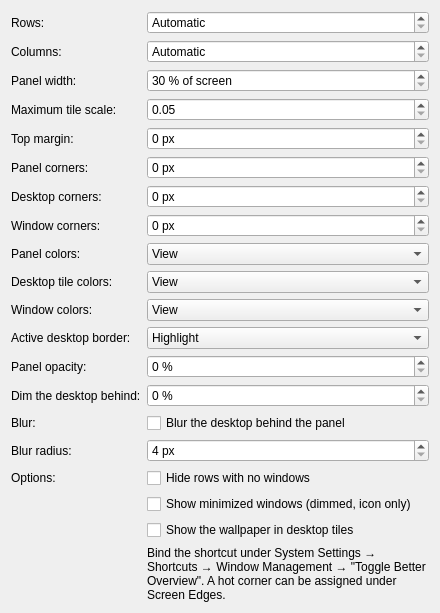
<?xml version="1.0" encoding="UTF-8"?>
<ui version="4.0">
 <class>BetterOverviewEffectConfig</class>
 <widget class="QWidget" name="BetterOverviewEffectConfig">
  <property name="minimumSize">
   <size>
    <width>440</width>
    <height>300</height>
   </size>
  </property>
  <layout class="QFormLayout" name="formLayout">
   <item row="0" column="0">
    <widget class="QLabel" name="label_Rows">
     <property name="text">
      <string>Rows:</string>
     </property>
    </widget>
   </item>
   <item row="0" column="1">
    <widget class="QSpinBox" name="kcfg_Rows">
     <property name="minimum">
      <number>0</number>
     </property>
     <property name="maximum">
      <number>20</number>
     </property>
     <property name="specialValueText">
      <string>Automatic</string>
     </property>
    </widget>
   </item>
   <item row="1" column="0">
    <widget class="QLabel" name="label_Columns">
     <property name="text">
      <string>Columns:</string>
     </property>
    </widget>
   </item>
   <item row="1" column="1">
    <widget class="QSpinBox" name="kcfg_Columns">
     <property name="minimum">
      <number>0</number>
     </property>
     <property name="maximum">
      <number>20</number>
     </property>
     <property name="specialValueText">
      <string>Automatic</string>
     </property>
    </widget>
   </item>
   <item row="2" column="0">
    <widget class="QLabel" name="label_PanelWidth">
     <property name="text">
      <string>Panel width:</string>
     </property>
    </widget>
   </item>
   <item row="2" column="1">
    <widget class="QSpinBox" name="kcfg_PanelWidth">
     <property name="minimum">
      <number>30</number>
     </property>
     <property name="maximum">
      <number>100</number>
     </property>
     <property name="suffix">
      <string> % of screen</string>
     </property>
     <property name="singleStep">
      <number>2</number>
     </property>
    </widget>
   </item>
   <item row="3" column="0">
    <widget class="QLabel" name="label_MaxScale">
     <property name="text">
      <string>Maximum tile scale:</string>
     </property>
    </widget>
   </item>
   <item row="3" column="1">
    <widget class="QDoubleSpinBox" name="kcfg_MaxScale">
     <property name="decimals">
      <number>2</number>
     </property>
     <property name="minimum">
      <double>0.05</double>
     </property>
     <property name="maximum">
      <double>1.0</double>
     </property>
     <property name="singleStep">
      <double>0.05</double>
     </property>
    </widget>
   </item>
   <item row="4" column="0">
    <widget class="QLabel" name="label_TopMargin">
     <property name="text">
      <string>Top margin:</string>
     </property>
    </widget>
   </item>
   <item row="4" column="1">
    <widget class="QSpinBox" name="kcfg_TopMargin">
     <property name="minimum">
      <number>0</number>
     </property>
     <property name="maximum">
      <number>4000</number>
     </property>
     <property name="suffix">
      <string> px</string>
     </property>
     <property name="singleStep">
      <number>10</number>
     </property>
    </widget>
   </item>
   <item row="5" column="0">
    <widget class="QLabel" name="label_PanelRadius">
     <property name="text">
      <string>Panel corners:</string>
     </property>
    </widget>
   </item>
   <item row="5" column="1">
    <widget class="QSpinBox" name="kcfg_PanelRadius">
     <property name="minimum">
      <number>0</number>
     </property>
     <property name="maximum">
      <number>64</number>
     </property>
     <property name="suffix">
      <string> px</string>
     </property>
    </widget>
   </item>
   <item row="6" column="0">
    <widget class="QLabel" name="label_TileRadius">
     <property name="text">
      <string>Desktop corners:</string>
     </property>
     <property name="toolTip">
      <string>In screen pixels; shrinks with the tiles like everything else in them.</string>
     </property>
    </widget>
   </item>
   <item row="6" column="1">
    <widget class="QSpinBox" name="kcfg_TileRadius">
     <property name="minimum">
      <number>0</number>
     </property>
     <property name="maximum">
      <number>64</number>
     </property>
     <property name="suffix">
      <string> px</string>
     </property>
     <property name="toolTip">
      <string>In screen pixels; shrinks with the tiles like everything else in them.</string>
     </property>
    </widget>
   </item>
   <item row="7" column="0">
    <widget class="QLabel" name="label_WindowRadius">
     <property name="text">
      <string>Window corners:</string>
     </property>
     <property name="toolTip">
      <string>In screen pixels; shrinks with the tiles like everything else in them.</string>
     </property>
    </widget>
   </item>
   <item row="7" column="1">
    <widget class="QSpinBox" name="kcfg_WindowRadius">
     <property name="minimum">
      <number>0</number>
     </property>
     <property name="maximum">
      <number>64</number>
     </property>
     <property name="suffix">
      <string> px</string>
     </property>
     <property name="toolTip">
      <string>In screen pixels; shrinks with the tiles like everything else in them.</string>
     </property>
    </widget>
   </item>
   <item row="8" column="0">
    <widget class="QLabel" name="label_PanelColorSet">
     <property name="text">
      <string>Panel colors:</string>
     </property>
    </widget>
   </item>
   <item row="8" column="1">
    <widget class="QComboBox" name="kcfg_PanelColorSet">
     <item>
      <property name="text">
       <string>View</string>
      </property>
     </item>
     <item>
      <property name="text">
       <string>Window</string>
      </property>
     </item>
     <item>
      <property name="text">
       <string>Button</string>
      </property>
     </item>
     <item>
      <property name="text">
       <string>Tooltip</string>
      </property>
     </item>
     <item>
      <property name="text">
       <string>Complementary</string>
      </property>
     </item>
     <item>
      <property name="text">
       <string>Header</string>
      </property>
     </item>
    </widget>
   </item>
   <item row="9" column="0">
    <widget class="QLabel" name="label_TileColorSet">
     <property name="text">
      <string>Desktop tile colors:</string>
     </property>
    </widget>
   </item>
   <item row="9" column="1">
    <widget class="QComboBox" name="kcfg_TileColorSet">
     <item>
      <property name="text">
       <string>View</string>
      </property>
     </item>
     <item>
      <property name="text">
       <string>Window</string>
      </property>
     </item>
     <item>
      <property name="text">
       <string>Button</string>
      </property>
     </item>
     <item>
      <property name="text">
       <string>Tooltip</string>
      </property>
     </item>
     <item>
      <property name="text">
       <string>Complementary</string>
      </property>
     </item>
     <item>
      <property name="text">
       <string>Header</string>
      </property>
     </item>
    </widget>
   </item>
   <item row="10" column="0">
    <widget class="QLabel" name="label_WindowColorSet">
     <property name="text">
      <string>Window colors:</string>
     </property>
    </widget>
   </item>
   <item row="10" column="1">
    <widget class="QComboBox" name="kcfg_WindowColorSet">
     <item>
      <property name="text">
       <string>View</string>
      </property>
     </item>
     <item>
      <property name="text">
       <string>Window</string>
      </property>
     </item>
     <item>
      <property name="text">
       <string>Button</string>
      </property>
     </item>
     <item>
      <property name="text">
       <string>Tooltip</string>
      </property>
     </item>
     <item>
      <property name="text">
       <string>Complementary</string>
      </property>
     </item>
     <item>
      <property name="text">
       <string>Header</string>
      </property>
     </item>
    </widget>
   </item>
   <item row="11" column="0">
    <widget class="QLabel" name="label_ActiveBorderColor">
     <property name="text">
      <string>Active desktop border:</string>
     </property>
    </widget>
   </item>
   <item row="11" column="1">
    <widget class="QComboBox" name="kcfg_ActiveBorderColor">
     <item>
      <property name="text">
       <string>Highlight</string>
      </property>
     </item>
     <item>
      <property name="text">
       <string>Focus</string>
      </property>
     </item>
     <item>
      <property name="text">
       <string>Link</string>
      </property>
     </item>
     <item>
      <property name="text">
       <string>Text</string>
      </property>
     </item>
    </widget>
   </item>
   <item row="12" column="0">
    <widget class="QLabel" name="label_PanelOpacity">
     <property name="text">
      <string>Panel opacity:</string>
     </property>
    </widget>
   </item>
   <item row="12" column="1">
    <widget class="QSpinBox" name="kcfg_PanelOpacity">
     <property name="minimum">
      <number>0</number>
     </property>
     <property name="maximum">
      <number>100</number>
     </property>
     <property name="suffix">
      <string> %</string>
     </property>
     <property name="singleStep">
      <number>5</number>
     </property>
    </widget>
   </item>
   <item row="13" column="0">
    <widget class="QLabel" name="label_BackdropDim">
     <property name="text">
      <string>Dim the desktop behind:</string>
     </property>
    </widget>
   </item>
   <item row="13" column="1">
    <widget class="QSpinBox" name="kcfg_BackdropDim">
     <property name="minimum">
      <number>0</number>
     </property>
     <property name="maximum">
      <number>100</number>
     </property>
     <property name="suffix">
      <string> %</string>
     </property>
     <property name="singleStep">
      <number>5</number>
     </property>
    </widget>
   </item>
   <item row="14" column="0">
    <widget class="QLabel" name="label_Blur">
     <property name="text">
      <string>Blur:</string>
     </property>
    </widget>
   </item>
   <item row="14" column="1">
    <widget class="QCheckBox" name="kcfg_Blur">
     <property name="text">
      <string>Blur the desktop behind the panel</string>
     </property>
    </widget>
   </item>
   <item row="15" column="0">
    <widget class="QLabel" name="label_BlurRadius">
     <property name="text">
      <string>Blur radius:</string>
     </property>
    </widget>
   </item>
   <item row="15" column="1">
    <widget class="QSpinBox" name="kcfg_BlurRadius">
     <property name="minimum">
      <number>4</number>
     </property>
     <property name="maximum">
      <number>64</number>
     </property>
     <property name="suffix">
      <string> px</string>
     </property>
     <property name="singleStep">
      <number>4</number>
     </property>
    </widget>
   </item>
   <item row="16" column="0">
    <widget class="QLabel" name="label_Options">
     <property name="text">
      <string>Options:</string>
     </property>
    </widget>
   </item>
   <item row="16" column="1">
    <widget class="QCheckBox" name="kcfg_HideEmptyRows">
     <property name="text">
      <string>Hide rows with no windows</string>
     </property>
    </widget>
   </item>
   <item row="17" column="1">
    <widget class="QCheckBox" name="kcfg_ShowMinimized">
     <property name="text">
      <string>Show minimized windows (dimmed, icon only)</string>
     </property>
    </widget>
   </item>
   <item row="18" column="1">
    <widget class="QCheckBox" name="kcfg_WallpaperTiles">
     <property name="text">
      <string>Show the wallpaper in desktop tiles</string>
     </property>
    </widget>
   </item>
   <item row="19" column="1">
    <widget class="QLabel" name="label_HotCorner">
     <property name="text">
      <string>Bind the shortcut under System Settings → Shortcuts → Window Management → "Toggle Better Overview". A hot corner can be assigned under Screen Edges.</string>
     </property>
     <property name="wordWrap">
      <bool>true</bool>
     </property>
    </widget>
   </item>
  </layout>
 </widget>
 <resources/>
 <connections>
  <connection>
   <sender>kcfg_Blur</sender>
   <signal>toggled(bool)</signal>
   <receiver>kcfg_BlurRadius</receiver>
   <slot>setEnabled(bool)</slot>
  </connection>
 </connections>
</ui>
